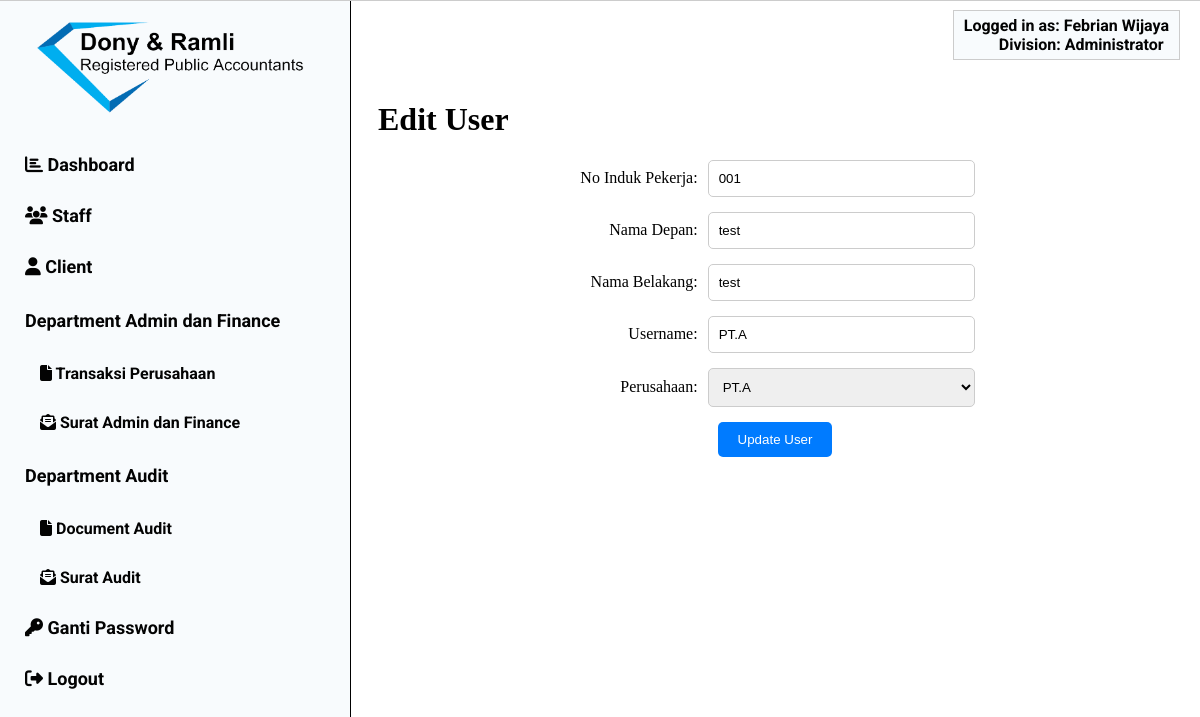
The app's page /edit_user_client.php?id=1 (signed in) with its own data.
### tables this page shows
CREATE TABLE `users` (
  `id` int(11) NOT NULL,
  `no_induk` varchar(10) NOT NULL,
  `nama_depan` varchar(50) NOT NULL,
  `nama_belakang` varchar(50) DEFAULT NULL,
  `username` varchar(60) NOT NULL,
  `password` varchar(255) NOT NULL,
  `divisi` varchar(50) NOT NULL,
  `jabatan` varchar(50) NOT NULL
);

CREATE TABLE `client_users` (
  `id` int(11) NOT NULL,
  `no_induk` varchar(10) NOT NULL,
  `nama_depan` varchar(50) NOT NULL,
  `nama_belakang` varchar(50) NOT NULL,
  `username` varchar(100) NOT NULL,
  `password` varchar(255) NOT NULL,
  `perusahaan` varchar(100) NOT NULL
);

### edit_user_client.php (the view, shortened to what this page needs)
<?php
if (isset($_GET['id'])) {
    $user_id = $_GET['id'];
    $servername = "localhost";
    $username = "root";
    $password = "";
    $dbname = "db_dms";
    $conn = new mysqli($servername, $username, $password, $dbname);
    $sql = "SELECT id, no_induk, nama_depan, nama_belakang, username, perusahaan FROM client_users WHERE id = $user_id";
    $result = $conn->query($sql);
    if ($result->num_rows == 1) {
        $row = $result->fetch_assoc();
    } else {
        echo "User not found.";
        exit;
    }
} else {
    echo "User ID not provided.";
    exit;
}
?>
<!DOCTYPE html>
<html>
<head>
    <link rel="stylesheet" href="style.css">
</head>
<body>
    <?php
    include 'header.php';
    if ($_SESSION['divisi'] === 'Administrator') {
        include 'sidebar.php';
    } elseif ($_SESSION['divisi'] === 'Auditor') {
        include 'audit_sidebar.php';
    } elseif ($_SESSION['divisi'] === 'Admin dan Finance') {
        include 'finance_sidebar.php';
    }
    ?>
    <div class="content">
        <h1>Edit User</h1>
        <form class="user-form" action="process_edit_user_client.php" method="POST">
            <div class="form-input">
                <label class="form-label" for="no_induk">No Induk Pekerja:</label>
                <input type="text" id="no_induk" name="no_induk" value="<?php echo $row['no_induk']; ?>" required>
            </div>
            <div class="form-input">
                <label class="form-label" for="nama_depan">Nama Depan:</label>
                <input type="text" id="nama_depan" name="nama_depan" value="<?php echo $row['nama_depan']; ?>" required>
            </div>
            <div class="form-input">
                <label class="form-label" for="nama_belakang">Nama Belakang:</label>
                <input type="text" id="nama_belakang" name="nama_belakang" value="<?php echo $row['nama_belakang']; ?>" required>
            </div>
            <div class="form-input">
                <label class="form-label" for="username">Username:</label>
                <input type="text" id="username" name="username" value="<?php echo $row['username']; ?>" required>
            </div>
            <div class="form-input">
                <label class="form-label" for="perusahaan">Perusahaan:</label>
                <select id="perusahaan" name="perusahaan" required>
                    <?php
                    $servername = "localhost";
                    $username = "root";
                    $password = "";
                    $dbname = "db_dms";
                    $conn = new mysqli($servername, $username, $password, $dbname);
                    $query = "SELECT DISTINCT company_name FROM folders";
                    $result = $conn->query($query);
                    if ($result && $result->num_rows > 0) {
                        while ($companyRow = $result->fetch_assoc()) {
                            $companyName = htmlspecialchars($companyRow['company_name']);
                            $selected = ($companyName == $row['perusahaan']) ? 'selected' : '';
                            echo "<option value=\"$companyName\" $selected>$companyName</option>";
                        }
                    } else {
                        echo "<option value='' disabled>No companies found</option>";
                    }
                    ?>
                </select>
            </div>
            <button type="submit" class="center-button">Update User</button>
        </form>
    </div>
</body>
</html>

### header.php (shortened to what this page needs)
<?php
$DATABASE_HOST = 'localhost';
$DATABASE_USER = 'root';
$DATABASE_PASS = '';
$DATABASE_NAME = 'db_dms';
$con = mysqli_connect($DATABASE_HOST, $DATABASE_USER, $DATABASE_PASS, $DATABASE_NAME);
$user_id = $_SESSION['id'];
$divisi = $_SESSION['divisi'];
if ($stmt = $con->prepare('SELECT nama_depan, nama_belakang FROM users WHERE id = ?')) {
    $stmt->bind_param('i', $user_id);
    $stmt->execute();
    $stmt->store_result();
    if ($stmt->num_rows > 0) {
        $stmt->bind_result($nama_depan, $nama_belakang);
    }
}
?>
<div class="user-info">
    <span class="user-info-label">Logged in as:</span> <strong><?php echo $nama_depan . ' ' . $nama_belakang; ?></strong>
    <br>
    <span class="user-info-label user-info-divisi">Division:</span> <strong><?php echo $divisi; ?></strong>
</div>

### style.css (style rules this page uses)
.user-info { position: absolute; top: 10px; right: 20px; font-size: 16px; color: #030303; background-color: #F8FBFD; padding: 5px 10px; border: 1px solid #ccc; z-index: 1; font-family: 'Roboto', sans-serif; font-weight: 700; }
.content { margin-left: 350px; margin-top: 60px; padding: 20px; }

### edit_user_client.php (style rules this page uses)
.content { margin-left: 350px; margin-top: 60px; padding: 20px; }
.user-form { max-width: 400px; margin: 0 auto; }
.form-input { display: flex; align-items: center; margin-bottom: 15px; }
.form-label { flex: 1; margin-right: 10px; text-align: right; }
.user-form input, .user-form select { flex: 2; padding: 10px; border: 1px solid #ccc; border-radius: 5px; }
.user-form button { background-color: #007BFF; color: #fff; padding: 10px 20px; border: none; border-radius: 5px; cursor: pointer; display: block; margin: 0 auto; }

### header.php (style rules this page uses)
.user-info-divisi { margin-left: 35px; }

### records on screen
users: nama_depan "Febrian", nama_belakang "Wijaya"
client_users: no_induk "001", nama_depan "test", nama_belakang "test", username "PT.A"

### other values on screen
$divisi "Administrator"
form field perusahaan "PT.A"
